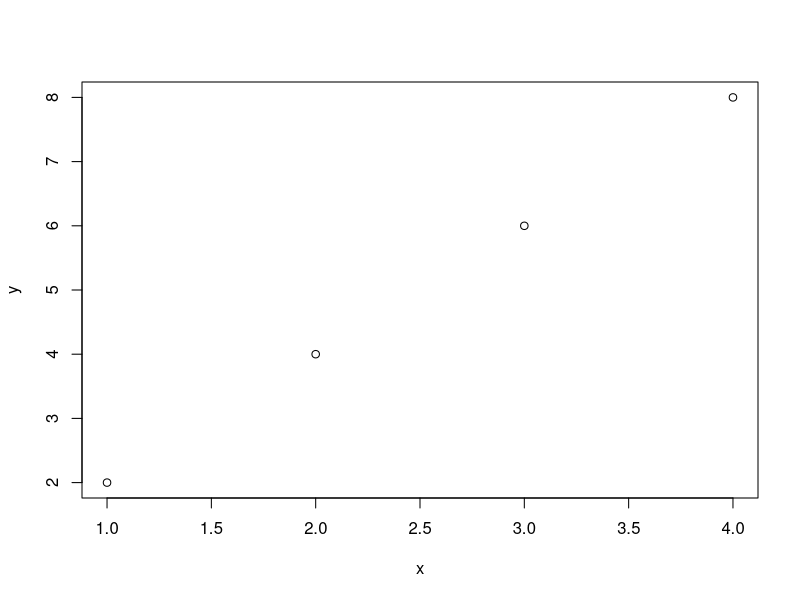
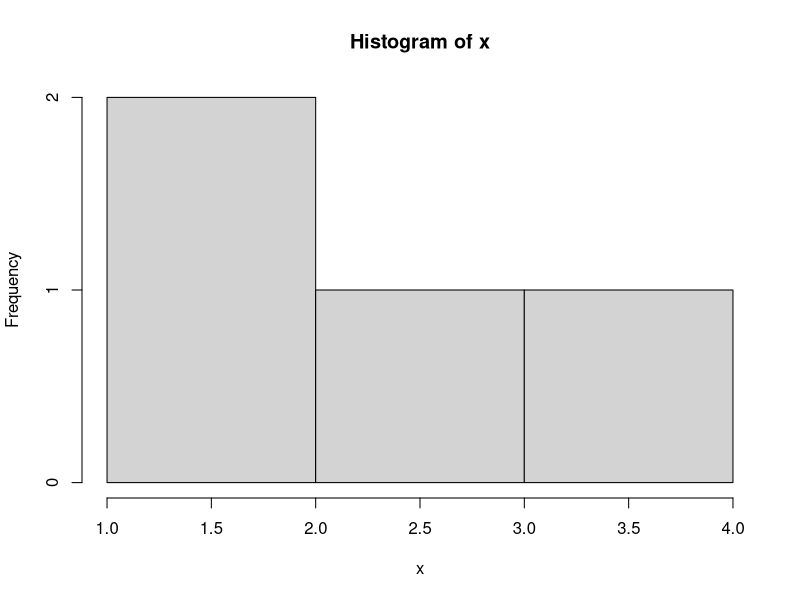

R code for these plots, in order:
## ---- chunk 1
x=1:4
y=c(2,4,6,8)
plot(x,y)
hist(x)
